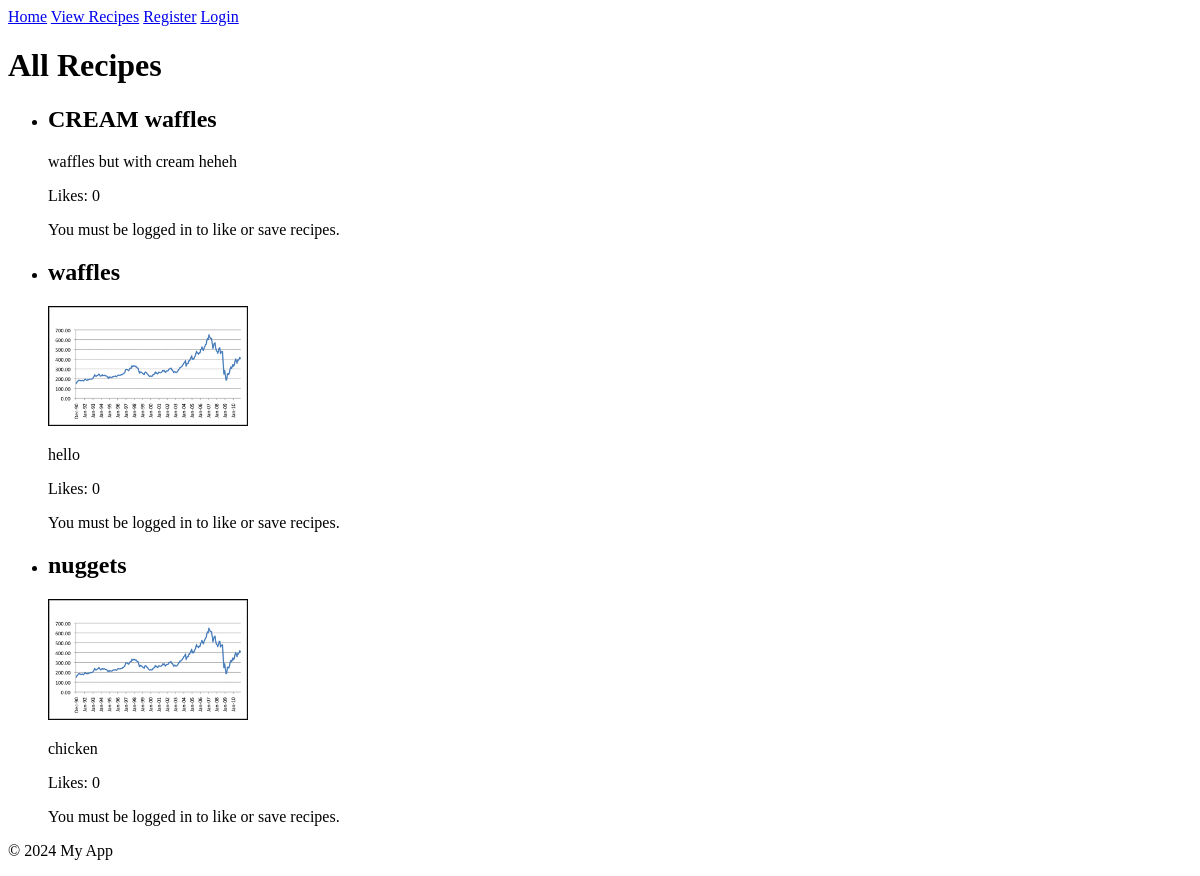
Before: /view_recipes with the older database file.
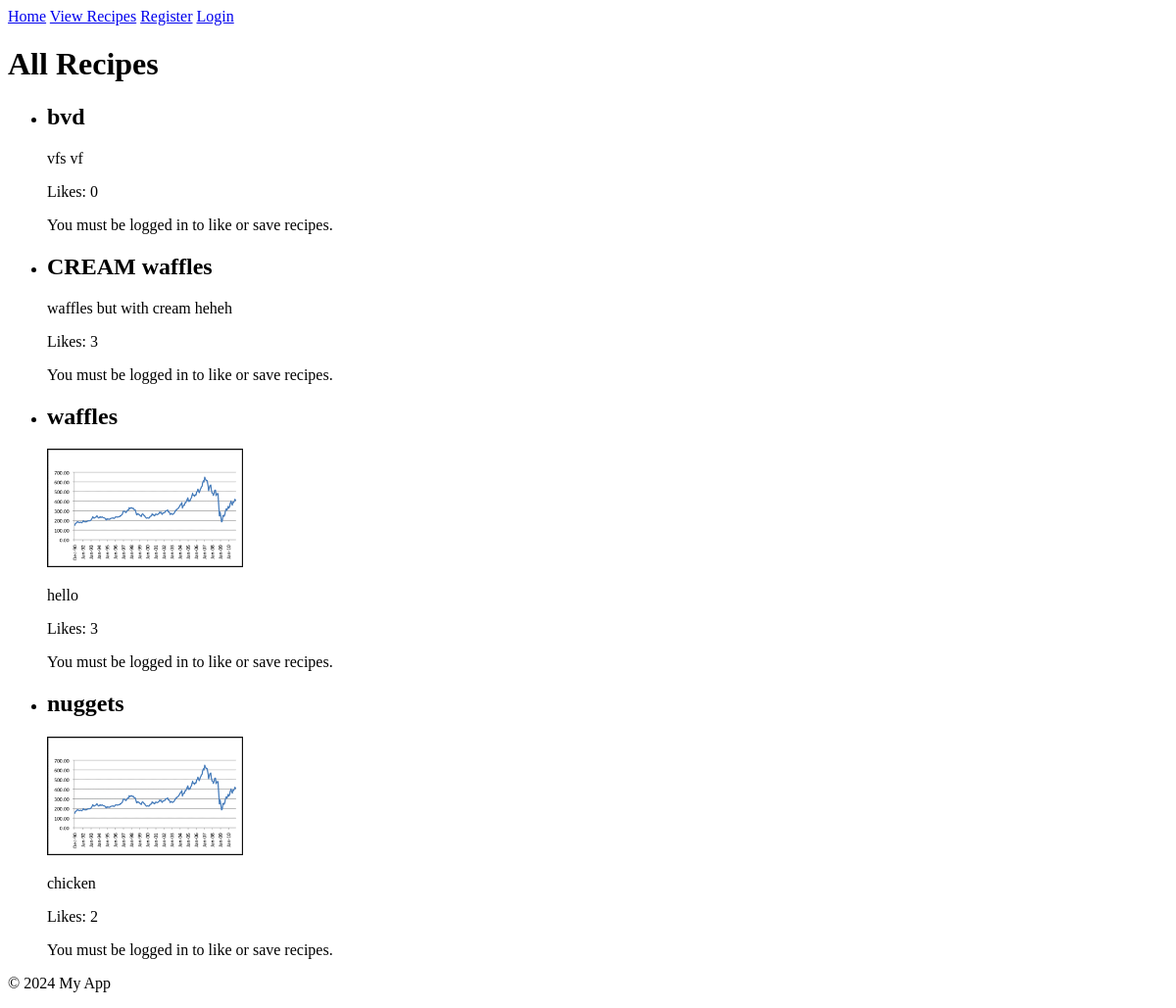
After: the same page with the newer database file.
### app/models.py (models this page shows)
class Recipe(db.Model):
    __tablename__ = 'recipes'
    id = db.Column(db.Integer, primary_key=True, autoincrement=True)
    user_id = db.Column(db.Integer, db.ForeignKey('users.id'), nullable=False)
    author = db.relationship('User', back_populates='recipes')
    title = db.Column(db.String(100), nullable=False)
    description = db.Column(db.Text, nullable=False)
    ingredients = db.Column(db.Text, nullable=False)
    steps = db.Column(db.Text, nullable=False)
    image_url = db.Column(db.String(255))  # Optional, we can set a default picture if anythign
    created_at = db.Column(db.DateTime, default=datetime.utcnow)
    likes = db.relationship('Like', back_populates='recipe', cascade="all, delete-orphan")
    saved_by = db.relationship('SavedRecipe', back_populates='recipe', cascade="all, delete-orphan")

### app/views.py (the view)
@app.route('/view_recipes')
def view_recipes():
    recipes = Recipe.query.order_by(Recipe.created_at.desc()).all()
    return render_template('view_recipes.html', recipes=recipes)

### app/templates/view_recipes.html
{% extends 'base.html' %}
{% block content %}
<h1>All Recipes</h1>
<ul>
{% for recipe in recipes %}
    <li>
        <h2>{{ recipe.title }}</h2>
        {% if recipe.image_url %}
        <img src="{{ recipe.image_url }}" alt="{{ recipe.title }}" style="max-width:200px;">
        {% endif %}
        <p>{{ recipe.description }}</p>
        <div>
            <span>Likes: <span id="like-count-{{ recipe.id }}">{{ recipe.likes|length }}</span></span>
            {% if current_user.is_authenticated %}
                {% set user_liked = (recipe.likes|selectattr('user_id','equalto',current_user.id)|list) %}
                {% set user_saved = (recipe.saved_by|selectattr('user_id','equalto',current_user.id)|list) %}
                <button class="like-button" data-recipe-id="{{ recipe.id }}">
                    {% if user_liked %}
                        Unlike
                    {% else %}
                        Like
                    {% endif %}
                </button>
                <button class="save-button" data-recipe-id="{{ recipe.id }}">
                    {% if user_saved %}
                        Unsave
                    {% else %}
                        Save
                    {% endif %}
                </button>
            {% else %}
                <p>You must be logged in to like or save recipes.</p>
            {% endif %}
        </div>
    </li>
{% endfor %}
</ul>
{% endblock %}

### app/templates/base.html (shortened to what this page needs)
<!DOCTYPE html>
<html lang="en">
<head>
</head>
<body>
    <header>
        <nav>
            <a href="/">Home</a>
            <a href="/view_recipes">View Recipes</a>
            {% if current_user.is_authenticated %}
                <a href="/add_recipe">Add Recipe</a>
                <a href="/my_recipes">My Recipes</a>
                <a href="/saved_recipes">Saved Recipes</a>
                <a href="#">Welcome, {{ current_user.username }}</a>
                <a href="/logout">Logout</a>
            {% else %}
                <a href="/register">Register</a>
                <a href="/login">Login</a>
            {% endif %}
        </nav>
    </header>
    <main>
        {% block content %}
        {% endblock %}
    </main>
    <footer>
        <p>&copy; 2024 My App</p>
    </footer>
</body>
</html>

Changed rows visible on the page:
added Recipe: title "bvd", description "vfs vf", likes|length "0"
computed for Recipe "CREAM waffles": likes|length "0" → "3"
computed for Recipe "waffles": likes|length "0" → "3"
computed for Recipe "nuggets": likes|length "0" → "2"
